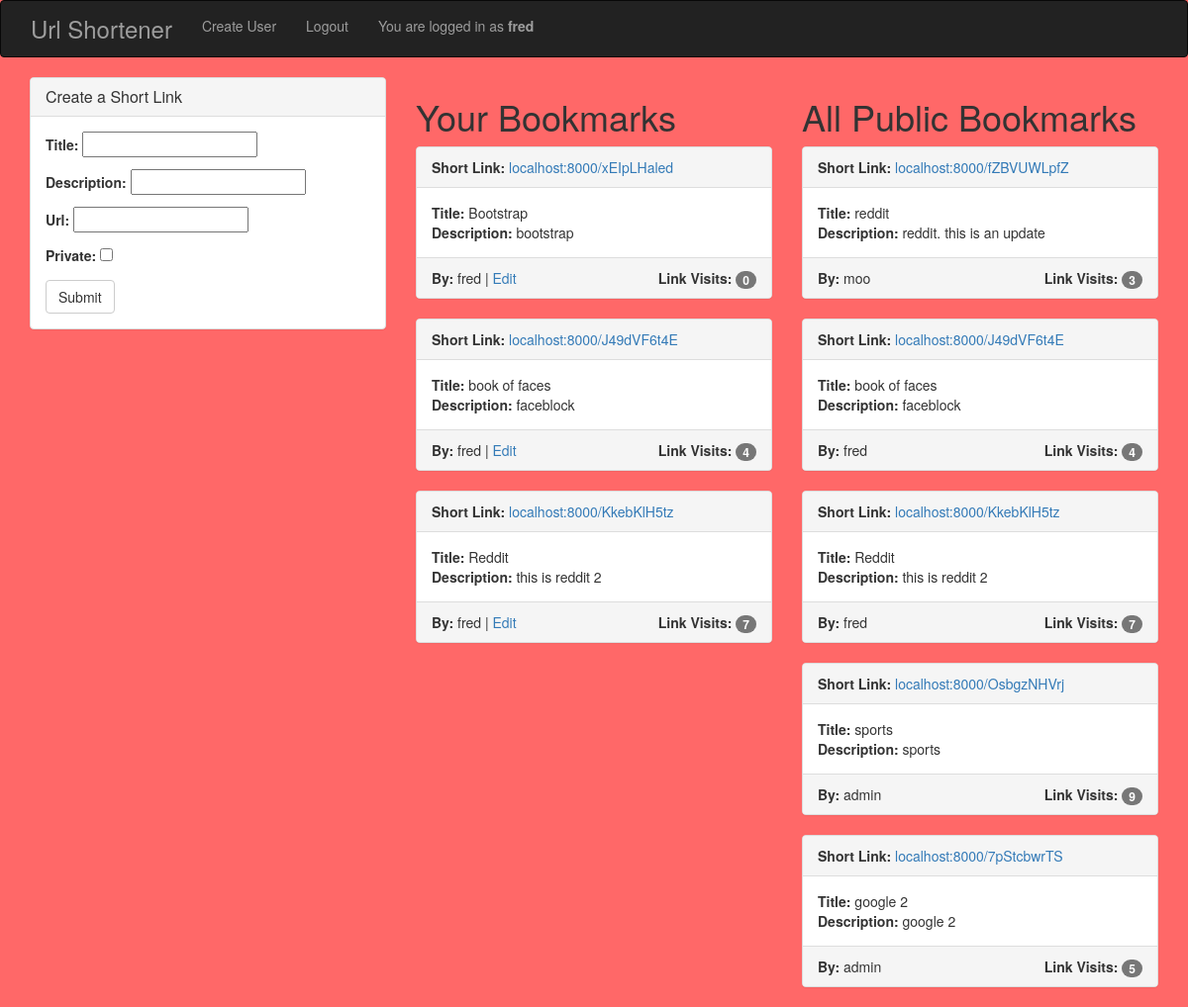
Screenshot of / (signed in) with the database file from the repository.
### short_app/models.py (models this page shows)
class Bookmark(models.Model):
    user = models.ForeignKey(User)
    title = models.CharField(max_length=50)
    description = models.CharField(max_length=100, null=True, blank=True)
    url = models.URLField()
    short_url = models.CharField(max_length=10, null=True, blank=True)
    created = models.DateTimeField(auto_now_add=True)
    private = models.BooleanField(default=False)
    def __str__(self):
        return self.title
    class Meta:
        ordering = ("-created",)
    def click_count(self):
        return self.click_set.count()

### short_app/views.py (the view, shortened to what this page needs)
# urls.py: url(r'^$', BookmarkCreateView.as_view(), name='bookmark_create_view'),
class BookmarkCreateView(CreateView):
    model = Bookmark
    success_url = reverse_lazy("bookmark_create_view")
    fields = ('title', 'description', 'url', 'private')
    def get_context_data(self, **kwargs):
        context = super().get_context_data(**kwargs)
        context["bookmark_list"] = Bookmark.objects.all()
        return context

### templates/short_app/bookmark_form.html (shortened to what this page needs)
{% extends 'base.html' %}
{% block content %}
<div class="row">
  <div class="col-md-8">
    <div class="row">
      <div class="col-md-6">
      {% if request.user.is_authenticated %}
          <div class="panel panel-default">
            <div class="panel-heading">
                <h3 class="panel-title">Create a Short Link</h3>
            </div>
             <div class="panel-body">
              <form class="" action="" method="post">
                {{ form.as_p }}
                <input class="btn btn-default" type="submit" name="" value="Submit">
              </form>
            </div>
        </div>
      </div>
      <div class="col-md-6">
        <h1>Your Bookmarks</h1>
          {% for bookmark in bookmark_list %}
            {% if bookmark.user == user %}
            <div class="panel panel-default">
              <div class="panel-heading">
                <b>Short Link:</b>
                <a href="{% url 'short_view' bookmark.short_url %}">localhost:8000/{{ bookmark.short_url }}</a>
              </div>
              <div class="panel-body">
                <b>Title: </b> {{ bookmark }}
                <br>
                <b>Description: </b> {{ bookmark.description }}
              </div>
              <div class="panel-footer">
                <b>By:</b> {{ bookmark.user }} |
                {% if bookmark.user.id == user.id %}
                  <a href="{% url 'bookmark_update_view' bookmark.id %}">Edit</a>
                  {% else %}
                    Public Link
                {% endif %}
                <div class="pull-right">
                  <b class=>Link Visits:</b>
                  <span class="badge">{{ bookmark.click_count }}</span>
                </div>
              </div>
            </div>
            {% endif %}
          {% endfor %}
          {% else %}
              <h1>Create a user. Then log in to continue.</h1>
              <h1>Or you can use a public bookmark.</h1>
      {% endif %}
    </div>
    </div>
  </div>
  <div class="col-md-4">
    <h1>All Public Bookmarks</h1>
      {% for bookmark in bookmark_list %}
        {% if bookmark.private == False %}
        <div class="panel panel-default">
          <div class="panel-heading">
            <b>Short Link:</b>
            <a href="{% url 'short_view' bookmark.short_url %}">localhost:8000/{{ bookmark.short_url }}</a>
          </div>
          <div class="panel-body">
            <b>Title: </b> {{ bookmark }}
            <br>
            <b>Description: </b> {{ bookmark.description }}
          </div>
          <div class="panel-footer">
            <b>By:</b> {{ bookmark.user }}
            <div class="pull-right">
              <b class=>Link Visits:</b>
              <span class="badge">{{ bookmark.click_count }}</span>
            </div>
          </div>
        </div>
        {% endif %}
      {% endfor %}
  </div>
</div>
{% endblock %}

### templates/base.html (shortened to what this page needs)
{% load staticfiles %}
<!DOCTYPE html>
<html>
    <head>
        <link rel="stylesheet" href="{% static 'css/bootstrap.css' %}" media="screen" title="no title">
    </head>
    <body>
        <nav class="navbar navbar-inverse">
            <div class="container-fluid">
                <div class="nav navbar-nav">
                    <h3 class="navbar-text">Url Shortener</h3>
                    <li><a href="{% url 'user_create_view' %}">Create User</a></li>
                      {% if not request.user.is_authenticated %}
                          <li><a href="{% url 'login' %}">Login</a></li>
                          {% else %}
                          <li><a href="{% url 'logout' %}?next={% url 'bookmark_create_view' %}">Logout</a></li>
                          <p class="navbar-text">You are logged in as <b>{{ user }}</b></p>
                      {% endif %}
                </div>
            </div>
        </nav>
        <div class="container">
            {% block content %}
            {% endblock %}
        </div>
    </body>
</html>

### templates/base.html (style rules this page uses)
body { background-color: #ff6868; }

### rows the page displays
Bookmark: short_url "xEIpLHaled", title "Bootstrap", description "bootstrap", user "fred", shows "Edit", click_count "0"
Bookmark: short_url "J49dVF6t4E", title "book of faces", description "faceblock", user "fred", shows "Edit", click_count "4"
Bookmark: short_url "KkebKlH5tz", title "Reddit", description "this is reddit 2", user "fred", shows "Edit", click_count "7"
Bookmark: short_url "fZBVUWLpfZ", title "reddit", description "reddit. this is an update", user "moo", click_count "3"
Bookmark: short_url "OsbgzNHVrj", title "sports", description "sports", user "admin", click_count "9"
Bookmark: short_url "7pStcbwrTS", title "google 2", description "google 2", user "admin", click_count "5"

### other values shown
{{ user }} "fred"
